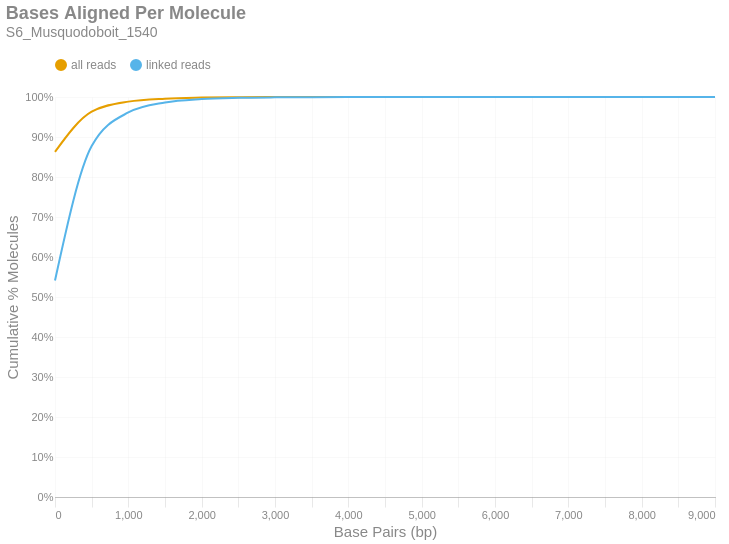

Notebook code for this chart:
### Markdown cell above
### Bases Aligned Per Molecule
This is a cumulative frequency distribution showing the number of base pairs aligned per unique molecule. These data are shown in 500 bp bins. There are two distributions: one with `all reads` (yellow) and another with only `linked reads` (blue). The percent of molecules in the `linked reads` distribution is relative to the total number of linked molecules.

### Code cell
if SKIPLR:
    print_html(f"Skipped")
else:
    binned_df = consolidated_hist(valids['aligned_bp'], mask, 500, True)
    with SafeRender(binned_df):
        (
            density_plot(binned_df, 'Bases Aligned Per Molecule', samplename, 'basesper')
            .encode(
                x=alt.X('bin:Q', title="Base Pairs (bp)").axis(tickMinStep=500).scale(padding=0),
                y=alt.Y('value:Q', title='Cumulative % Molecules')
                    .axis(format='%')
                    .scale(domain = [0,1])
                    .stack(False),
                color=alt.Color("key:N").scale(domain = ["all reads", "linked reads"]),
                tooltip = [
                    alt.Tooltip("key:N", title = "Data Type"),
                    alt.Tooltip("range_label:N", title="Bases Aligned Per Molecule"),
                    alt.Tooltip("value:Q", format = ".2%", title="% Molecules (Cum.)")
                ]
            )
        ).display()

### Figure 1 — Vega-Lite specification as saved in the notebook (floating-point values rounded to 4 significant figures)
{"width": "container", "height": 400, "config": {"title": {"anchor": "start", "dy": -15, "fontSize": 18, "color": "#888888", "subtitleColor": "#888888", "subtitleFontSize": 14}, "arc": {"fill": "#0072B2"}, "axis": {"domainColor": "#888888", "domainWidth": 0.5, "gridWidth": 0.2, "grid": false, "titleFontWeight": 400, "titleFontSize": 15, "labelFontSize": 11, "labelColor": "#888888", "tickColor": "#888888", "tickWidth": 0.2, "titleColor": "#888888"}, "axisBand": {"grid": false}, "axisX": {"grid": true, "tickSize": 10, "domainCap": "round"}, "axisY": {"domain": false, "grid": true, "tickSize": 0, "domainCap": "round"}, "background": "transparent", "header": {"labelFontSize": 15, "labelColor": "#888888", "titleFontSize": 15, "titleFontWeight": 600, "titleColor": "#888888"}, "legend": {"labelFont": "sans-serif", "labelFontSize": 12, "labelColor": "#888888", "symbolSize": 100, "symbolType": "circle", "titleFontSize": 12, "titlePadding": 10, "titleColor": "#888888", "title": null, "orient": "top"}, "range": {"category": ["#E69F00", "#56B4E9", "#009E73", "#F0E442", "#0072B2", "#D55E00", "#CC79A7", "#000000"], "diverging": ["#cfe8f3", "#a2d4ec", "#73bfe2", "#46abdb", "#1696d2", "#12719e"]}, "area": {"fill": "#0072B2", "fillOpacity": 0.7, "line": true, "strokeOpacity": 0.7}, "line": {"color": "#0072B2", "stroke": "#0072B2", "strokeWidth": 2}, "trail": {"color": "#0072B2", "stroke": "#0072B2", "strokeWidth": 0, "size": 1}, "point": {"filled": true, "fillOpacity": 1.0, "size": 95}, "text": {"color": "#888888", "fontSize": 11, "align": "right", "fontWeight": 400, "size": 11}, "bar": {"fill": "#0072B2", "stroke": null}, "view": {"stroke": null, "continuousWidth": 660, "continuousHeight": 400}}, "data": {"name": "data-decf48bfc1eaf1ba6dc3a68bb03d398c"}, "mark": {"type": "line", "interpolate": "monotone", "point": {"opacity": 0, "size": 275}}, "encoding": {"color": {"field": "key", "scale": {"domain": ["all reads", "linked reads"]}, "type": "nominal"}, "tooltip": [{"field": "key", "title": "Data Type", "type": "nominal"}, {"field": "range_label", "title": "Bases Aligned Per Molecule", "type": "nominal"}, {"field": "value", "format": ".2%", "title": "% Molecules (Cum.)", "type": "quantitative"}], "x": {"axis": {"tickMinStep": 500}, "field": "bin", "scale": {"padding": 0}, "title": "Base Pairs (bp)", "type": "quantitative"}, "y": {"axis": {"format": "%"}, "field": "value", "scale": {"domain": [0, 1]}, "stack": false, "title": "Cumulative % Molecules", "type": "quantitative"}}, "params": [{"name": "param_c36ac31b6afebe62", "select": {"type": "point", "fields": ["key"]}, "bind": "legend"}], "title": {"text": "Bases Aligned Per Molecule", "subtitle": "S6_Musquodoboit_1540"}, "transform": [{"fold": ["all reads (cumsum)", "linked reads (cumsum)"]}, {"calculate": "replace(datum.key, ' (cumsum)', '')", "as": "key"}, {"filter": {"param": "param_c36ac31b6afebe62"}}], "usermeta": {"embedOptions": {"downloadFileName": "S6_Musquodoboit_1540.basesper"}}, "$schema": "https://vega.github.io/schema/vega-lite/v6.1.0.json", "datasets": {"data-decf48bfc1eaf1ba6dc3a68bb03d398c": [{"bin": "0.0", "interval": "0.0-500.0", "all reads": 0.8629, "linked reads": 0.5413, "all reads (cumsum)": 0.8629, "linked reads (cumsum)": 0.5413, "range_label": "0-499"}, {"bin": "500.0", "interval": "500.0-1000.0", "all reads": 0.1005, "linked reads": 0.3359, "all reads (cumsum)": 0.9634, "linked reads (cumsum)": 0.8773, "range_label": "500-999"}, {"bin": "1000.0", "interval": "1000.0-1500.0", "all reads": 0.0251, "linked reads": 0.08408, "all reads (cumsum)": 0.9885, "linked reads (cumsum)": 0.9614, "range_label": "1000-1499"}, {"bin": "1500.0", "interval": "1500.0-2000.0", "all reads": 0.007447, "linked reads": 0.02495, "all reads (cumsum)": 0.9959, "linked reads (cumsum)": 0.9863, "range_label": "1500-1999"}, {"bin": "2000.0", "interval": "2000.0-2500.0", "all reads": 0.002539, "linked reads": 0.008505, "all reads (cumsum)": 0.9984, "linked reads (cumsum)": 0.9948, "range_label": "2000-2499"}, {"bin": "2500.0", "interval": "2500.0-3000.0", "all reads": 0.0009182, "linked reads": 0.003076, "all reads (cumsum)": 0.9994, "linked reads (cumsum)": 0.9979, "range_label": "2500-2999"}, {"bin": "3000.0", "interval": "3000.0-3500.0", "all reads": 0.000363, "linked reads": 0.001216, "all reads (cumsum)": 0.9997, "linked reads (cumsum)": 0.9991, "range_label": "3000-3499"}, {"bin": "3500.0", "interval": "3500.0-4000.0", "all reads": 0.0001447, "linked reads": 0.0004847, "all reads (cumsum)": 0.9999, "linked reads (cumsum)": 0.9996, "range_label": "3500-3999"}, {"bin": "4000.0", "interval": "4000.0-4500.0", "all reads": 6.845e-05, "linked reads": 0.0002293, "all reads (cumsum)": 0.9999, "linked reads (cumsum)": 0.9998, "range_label": "4000-4499"}, {"bin": "4500.0", "interval": "4500.0-5000.0", "all reads": 2.875e-05, "linked reads": 9.63e-05, "all reads (cumsum)": 1.0, "linked reads (cumsum)": 0.9999, "range_label": "4500-4999"}, {"bin": "5000.0", "interval": "5000.0-5500.0", "all reads": 1.508e-05, "linked reads": 5.052e-05, "all reads (cumsum)": 1.0, "linked reads (cumsum)": 1.0, "range_label": "5000-5499"}, {"bin": "5500.0", "interval": "5500.0-6000.0", "all reads": 5.302e-06, "linked reads": 1.776e-05, "all reads (cumsum)": 1.0, "linked reads (cumsum)": 1.0, "range_label": "5500-5999"}, {"bin": "6000.0", "interval": "6000.0-6500.0", "all reads": 2.828e-06, "linked reads": 9.473e-06, "all reads (cumsum)": 1.0, "linked reads (cumsum)": 1.0, "range_label": "6000-6499"}, {"bin": "6500.0", "interval": "6500.0-7000.0", "all reads": 1.296e-06, "linked reads": 4.342e-06, "all reads (cumsum)": 1.0, "linked reads (cumsum)": 1.0, "range_label": "6500-6999"}, {"bin": "7000.0", "interval": "7000.0-7500.0", "all reads": 8.247e-07, "linked reads": 2.763e-06, "all reads (cumsum)": 1.0, "linked reads (cumsum)": 1.0, "range_label": "7000-7499"}, {"bin": "7500.0", "interval": "7500.0-8000.0", "all reads": 4.713e-07, "linked reads": 1.579e-06, "all reads (cumsum)": 1.0, "linked reads (cumsum)": 1.0, "range_label": "7500-7999"}, {"bin": "8000.0", "interval": "8000.0-8500.0", "all reads": 5.891e-07, "linked reads": 1.973e-06, "all reads (cumsum)": 1.0, "linked reads (cumsum)": 1.0, "range_label": "8000-8499"}, {"bin": "8500.0", "interval": "8500.0-9000.0", "all reads": 5.891e-07, "linked reads": 1.973e-06, "all reads (cumsum)": 1.0, "linked reads (cumsum)": 1.0, "range_label": "8500-8999"}, {"bin": "9000.0", "interval": "9000.0-9500.0", "all reads": 1.178e-07, "linked reads": 3.947e-07, "all reads (cumsum)": 1.0, "linked reads (cumsum)": 1.0, "range_label": "9000-9499"}]}}
